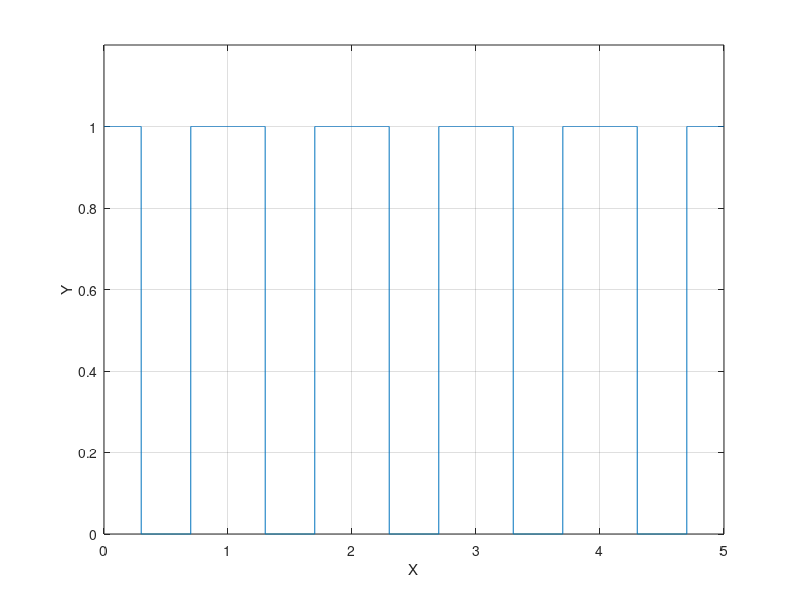

Write the MATLAB code that produced this figure.
clear;
clc;

tau = 0.3;

x_int = [0:5];

x = linspace(0,5,10000);
y = zeros(1, length(x));

for i = 1:length(x)
    for j = 1:length(x_int)
        if(x(i) >= x_int(j) - tau && x(i) <= x_int(j) + tau)
            y(i) = 1;
        end
    end
end

plot(x,y);
grid on;
xlabel('X');
ylabel('Y');
ylim([0 1.2]);